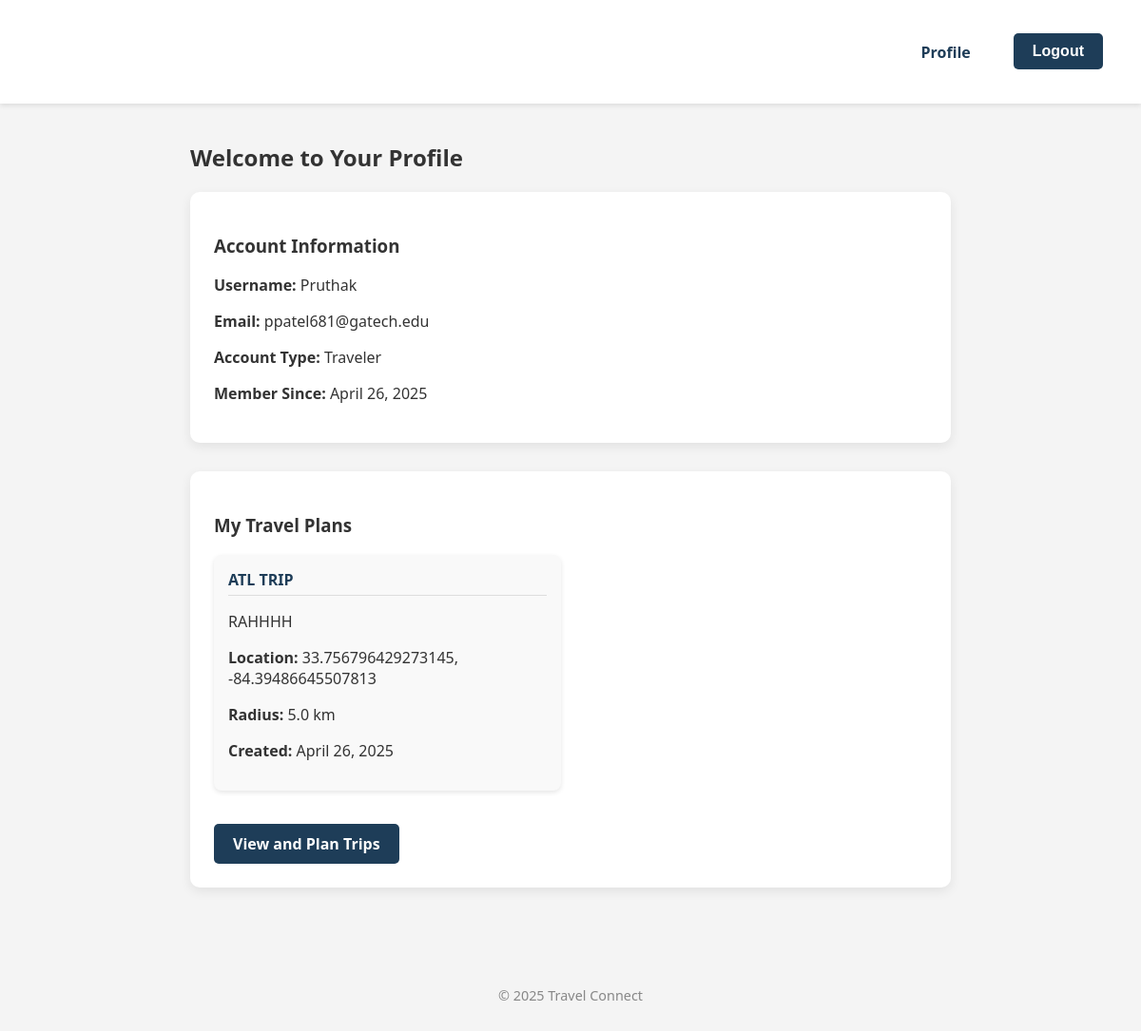
The app's page /accounts/profile/ (signed in) with its own data.
### pages/models.py (models this page shows, shortened)
class User(AbstractUser):
    ROLE_CHOICES = (
        ('traveler', 'Traveler'),
        ('guide', 'Tour Guide'),
        ('admin', 'Admin'),
    )
    role = models.CharField(max_length=20, choices=ROLE_CHOICES, default='traveler')
    def is_traveler(self):
        return self.role == 'traveler'
    def is_guide(self):
        return self.role == 'guide'
    def is_admin(self):
        return self.role == 'admin'

class TripArea(models.Model):
    user = models.ForeignKey(User, on_delete=models.CASCADE, related_name='trip_areas')
    name = models.CharField(max_length=100)
    description = models.TextField(blank=True)
    latitude = models.FloatField()
    longitude = models.FloatField()
    radius = models.FloatField()  # in kilometers
    created_at = models.DateTimeField(auto_now_add=True)

### pages/views.py (the view, shortened to what this page needs)
# urls.py: path('accounts/profile/', views.profile_view, name='profile'),
@login_required
def profile_view(request):
    trip_areas = TripArea.objects.filter(user=request.user)
    context = {'trip_areas': trip_areas}
    return render(request, 'pages/profile.html', context)

### pages/templates/pages/profile.html (shortened to what this page needs)
{% extends 'pages/base.html' %}
{% block content %}
<div class="profile-container">
    {% if user.is_admin %}
        {% include 'pages/admin_dashboard.html' %}
    {% else %}
        <h2>Welcome to Your Profile</h2>
        <div class="profile-card">
            <h3>Account Information</h3>
            <p><strong>Username:</strong> {{ user.username }}</p>
            <p><strong>Email:</strong> {{ user.email }}</p>
            <p><strong>Account Type:</strong> {{ user.get_role_display }}</p>
            <p><strong>Member Since:</strong> {{ user.date_joined|date:"F j, Y" }}</p>
        </div>
        {% if user.is_traveler %}
        <div class="profile-section">
            <h3>My Travel Plans</h3>
            {% if trip_areas %}
                <div class="trip-areas">
                    {% for trip in trip_areas %}
                    <div class="trip-card">
                        <h4>{{ trip.name }}</h4>
                        {% if trip.description %}
                        <p>{{ trip.description }}</p>
                        {% endif %}
                        <p><strong>Location:</strong> {{ trip.latitude }}, {{ trip.longitude }}</p>
                        <p><strong>Radius:</strong> {{ trip.radius }} km</p>
                        <p><strong>Created:</strong> {{ trip.created_at|date:"F j, Y" }}</p>
                    </div>
                    {% endfor %}
                </div>
            {% else %}
                <p>You haven't created any travel plans yet.</p>
            {% endif %}
            <a href="{% url 'map_ui' %}" class="btn">View and Plan Trips</a>
        </div>
        {% endif %}
    {% endif %}
</div>
{% endblock %}

### pages/static/core/style.css (style rules this page uses)
body { font-family: 'Segoe UI', sans-serif; margin: 0; padding: 0; background-color: #f4f4f4; color: #333; }
a { text-decoration: none; color: #1e3d58; }
.profile-container { max-width: 800px; margin: 40px auto; padding: 0 20px; }
.profile-card { background-color: white; border-radius: 10px; padding: 25px; box-shadow: 0 4px 12px rgba(0,0,0,0.08); margin-bottom: 30px; }
.profile-section { background-color: white; border-radius: 10px; padding: 25px; box-shadow: 0 4px 12px rgba(0,0,0,0.08); margin-bottom: 30px; }
.btn { display: inline-block; background-color: #1e3d58; color: white; padding: 10px 20px; border-radius: 5px; margin-top: 15px; font-weight: 600; border: none; cursor: pointer; text-align: center; font-size: 1rem; transition: background-color 0.3s ease, transform 0.2s ease; }
.trip-areas { display: grid; grid-template-columns: repeat(auto-fill, minmax(300px, 1fr)); gap: 20px; margin-bottom: 20px; }
.trip-card { background-color: #f9f9f9; border-radius: 8px; padding: 15px; box-shadow: 0 2px 5px rgba(0,0,0,0.1); transition: transform 0.2s ease, box-shadow 0.2s ease; }
.trip-card h4 { color: #1e3d58; margin-top: 0; margin-bottom: 10px; border-bottom: 1px solid #ddd; padding-bottom: 5px; }

### records on screen
User: username "Pruthak", email "ppatel681@gatech.edu", role "Traveler", date_joined "April 26, 2025"
TripArea: name "ATL TRIP", description "RAHHHH", latitude "33.756796429273145", longitude "-84.39486645507813", radius "5.0", created_at "April 26, 2025"
